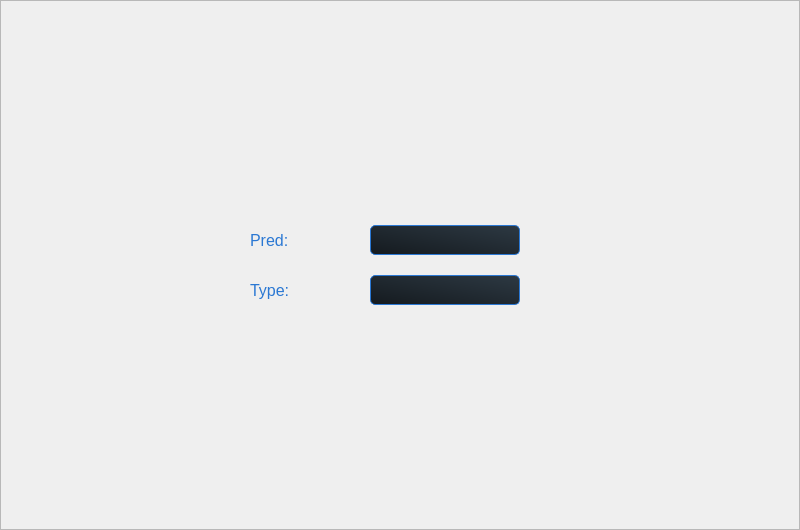
     <widget class="QFrame" name="lexFrame">
      <property name="enabled">
       <bool>true</bool>
      </property>
      <property name="geometry">
       <rect>
        <x>0</x>
        <y>70</y>
        <width>800</width>
        <height>530</height>
       </rect>
      </property>
      <property name="styleSheet">
       <string notr="true">QLabel {
	border: None;
	color: #2b78d3;
	background: None;
}

QLineEdit {
	background:  qlineargradient(spread:pad, x1:0.063, y1:0.937318, x2:1, y2:0, stop:0 rgba(22,28,33,255), stop:1 rgba(45,57,67,255));;
	border-radius: 5px;
	border: 1px solid #2b78d3;
	color: #f0f0f0;
}</string>
      </property>
      <property name="frameShape">
       <enum>QFrame::StyledPanel</enum>
      </property>
      <property name="frameShadow">
       <enum>QFrame::Raised</enum>
      </property>
      <widget class="QLabel" name="lexTypeLabel">
       <property name="geometry">
        <rect>
         <x>250</x>
         <y>275</y>
         <width>120</width>
         <height>30</height>
        </rect>
       </property>
       <property name="font">
        <font>
         <family>Segoe UI</family>
         <pointsize>12</pointsize>
        </font>
       </property>
       <property name="text">
        <string>Type:</string>
       </property>
      </widget>
      <widget class="QLineEdit" name="lexType">
       <property name="geometry">
        <rect>
         <x>370</x>
         <y>275</y>
         <width>150</width>
         <height>30</height>
        </rect>
       </property>
       <property name="font">
        <font>
         <family>Segoe UI</family>
         <pointsize>12</pointsize>
        </font>
       </property>
       <property name="toolTip">
        <string>Lex: Type</string>
       </property>
       <property name="text">
        <string/>
       </property>
       <property name="alignment">
        <set>Qt::AlignCenter</set>
       </property>
      </widget>
      <widget class="QLabel" name="lexPredLabel">
       <property name="geometry">
        <rect>
         <x>250</x>
         <y>225</y>
         <width>120</width>
         <height>30</height>
        </rect>
       </property>
       <property name="font">
        <font>
         <family>Segoe UI</family>
         <pointsize>12</pointsize>
        </font>
       </property>
       <property name="text">
        <string>Pred:</string>
       </property>
      </widget>
      <widget class="QLineEdit" name="lexPred">
       <property name="geometry">
        <rect>
         <x>370</x>
         <y>225</y>
         <width>150</width>
         <height>30</height>
        </rect>
       </property>
       <property name="font">
        <font>
         <family>Segoe UI</family>
         <pointsize>12</pointsize>
        </font>
       </property>
       <property name="toolTip">
        <string>Lex: Pred</string>
       </property>
       <property name="text">
        <string/>
       </property>
       <property name="alignment">
        <set>Qt::AlignCenter</set>
       </property>
      </widget>
     </widget>
